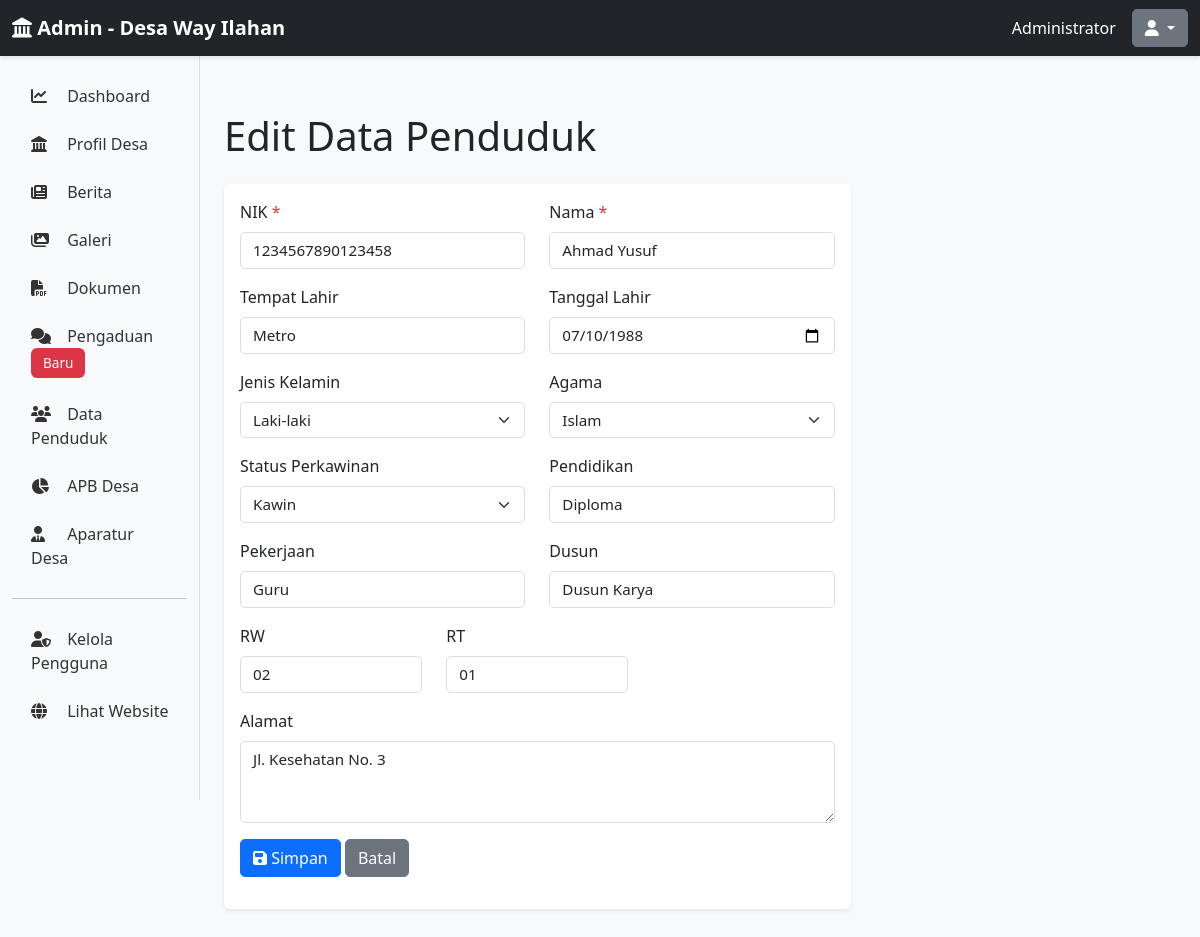
The page /admin/penduduk/3/edit (signed in) on the database its author committed.
### app/models.py (models this page shows, shortened)
class Admin(UserMixin, db.Model):
    id = db.Column(db.Integer, primary_key=True)
    username = db.Column(db.String(80), unique=True, nullable=False, index=True)
    email = db.Column(db.String(120), unique=True, nullable=False, index=True)
    password_hash = db.Column(db.String(255), nullable=False)
    full_name = db.Column(db.String(120), nullable=False)
    is_active = db.Column(db.Boolean, default=True)
    created_at = db.Column(db.DateTime, default=datetime.utcnow)
    last_login = db.Column(db.DateTime)

class DataPenduduk(db.Model):
    id = db.Column(db.Integer, primary_key=True)
    nik = db.Column(db.String(16), unique=True, nullable=False)
    nama = db.Column(db.String(120), nullable=False)
    tempat_lahir = db.Column(db.String(100))
    tanggal_lahir = db.Column(db.Date)
    jenis_kelamin = db.Column(db.String(20))
    agama = db.Column(db.String(50))
    status_perkawinan = db.Column(db.String(50))
    pendidikan = db.Column(db.String(100))
    pekerjaan = db.Column(db.String(100))
    alamat = db.Column(db.Text)
    dusun = db.Column(db.String(50))
    rw = db.Column(db.String(10))
    rt = db.Column(db.String(10))

### app/routes.py (the view, shortened to what this page needs)
@admin_bp.route('/penduduk/<int:id>/edit', methods=['GET', 'POST'])
@login_required
def edit_penduduk(id):
    data = DataPenduduk.query.get_or_404(id)
    return render_template('admin/penduduk/form.html', data=data, action='Edit')

### app/templates/admin/penduduk/form.html (shortened to what this page needs)
{% extends "admin/base.html" %}
{% block content %}
<h1 class="mt-4 mb-4">{{ action }} Data Penduduk</h1>
<div class="row">
    <div class="col-lg-8">
        <form method="POST">
            <div class="card">
                <div class="card-body">
                    <div class="row">
                        <div class="col-md-6 mb-3">
                            <label for="nik" class="form-label">NIK <span class="text-danger">*</span></label>
                            <input type="text" class="form-control" id="nik" name="nik" value="{{ data.nik if data else '' }}" required>
                        </div>
                        <div class="col-md-6 mb-3">
                            <label for="nama" class="form-label">Nama <span class="text-danger">*</span></label>
                            <input type="text" class="form-control" id="nama" name="nama" value="{{ data.nama if data else '' }}" required>
                        </div>
                    </div>
                    <div class="row">
                        <div class="col-md-6 mb-3">
                            <label for="tempat_lahir" class="form-label">Tempat Lahir</label>
                            <input type="text" class="form-control" id="tempat_lahir" name="tempat_lahir" value="{{ data.tempat_lahir if data else '' }}">
                        </div>
                        <div class="col-md-6 mb-3">
                            <label for="tanggal_lahir" class="form-label">Tanggal Lahir</label>
                            <input type="date" class="form-control" id="tanggal_lahir" name="tanggal_lahir" value="{{ data.tanggal_lahir if data else '' }}">
                        </div>
                    </div>
                    <div class="row">
                        <div class="col-md-6 mb-3">
                            <label for="jenis_kelamin" class="form-label">Jenis Kelamin</label>
                            <select class="form-select" id="jenis_kelamin" name="jenis_kelamin">
                                <option value="Laki-laki" {% if data and data.jenis_kelamin == 'Laki-laki' %}selected{% endif %}>Laki-laki</option>
                            </select>
                        </div>
                        <div class="col-md-6 mb-3">
                            <label for="agama" class="form-label">Agama</label>
                            <select class="form-select" id="agama" name="agama">
                                <option value="Islam" {% if data and data.agama == 'Islam' %}selected{% endif %}>Islam</option>
                            </select>
                        </div>
                    </div>
                    <div class="row">
                        <div class="col-md-6 mb-3">
                            <label for="status_perkawinan" class="form-label">Status Perkawinan</label>
                            <select class="form-select" id="status_perkawinan" name="status_perkawinan">
                                <option value="Kawin" {% if data and data.status_perkawinan == 'Kawin' %}selected{% endif %}>Kawin</option>
                            </select>
                        </div>
                        <div class="col-md-6 mb-3">
                            <label for="pendidikan" class="form-label">Pendidikan</label>
                            <input type="text" class="form-control" id="pendidikan" name="pendidikan" value="{{ data.pendidikan if data else '' }}">
                        </div>
                    </div>
                    <div class="row">
                        <div class="col-md-6 mb-3">
                            <label for="pekerjaan" class="form-label">Pekerjaan</label>
                            <input type="text" class="form-control" id="pekerjaan" name="pekerjaan" value="{{ data.pekerjaan if data else '' }}">
                        </div>
                        <div class="col-md-6 mb-3">
                            <label for="dusun" class="form-label">Dusun</label>
                            <input type="text" class="form-control" id="dusun" name="dusun" value="{{ data.dusun if data else '' }}">
                        </div>
                    </div>
                    <div class="row">
                        <div class="col-md-4 mb-3">
                            <label for="rw" class="form-label">RW</label>
                            <input type="text" class="form-control" id="rw" name="rw" value="{{ data.rw if data else '' }}">
                        </div>
                        <div class="col-md-4 mb-3">
                            <label for="rt" class="form-label">RT</label>
                            <input type="text" class="form-control" id="rt" name="rt" value="{{ data.rt if data else '' }}">
                        </div>
                        <div class="col-md-4 mb-3"></div>
                    </div>
                    <div class="mb-3">
                        <label for="alamat" class="form-label">Alamat</label>
                        <textarea class="form-control" id="alamat" name="alamat" rows="3">{{ data.alamat if data else '' }}</textarea>
                    </div>
                    <div class="mb-3">
                        <button type="submit" class="btn btn-primary">
                            <i class="fas fa-save"></i> Simpan
                        </button>
                        <a href="{{ url_for('admin.kelola_penduduk') }}" class="btn btn-secondary">Batal</a>
                    </div>
                </div>
            </div>
        </form>
    </div>
</div>
{% endblock %}

### app/templates/admin/base.html (shortened to what this page needs)
<!DOCTYPE html>
<html lang="id">
<head>
    <link href="https://cdn.jsdelivr.net/npm/bootstrap@5.3.0/dist/css/bootstrap.min.css" rel="stylesheet">
    <link rel="stylesheet" href="https://cdnjs.cloudflare.com/ajax/libs/font-awesome/6.4.0/css/all.min.css">
    <link rel="stylesheet" href="{{ url_for('static', filename='css/admin.css') }}">
</head>
<body>
    <nav class="navbar navbar-dark bg-dark sticky-top">
        <div class="container-fluid">
            <a class="navbar-brand" href="{{ url_for('admin.dashboard') }}">
                <i class="fas fa-landmark"></i> <strong>Admin - Desa Way Ilahan</strong>
            </a>
            <div class="d-flex align-items-center">
                <span class="text-white me-3">{{ current_user.full_name }}</span>
                <div class="dropdown">
                    <button class="btn btn-secondary dropdown-toggle" type="button" data-bs-toggle="dropdown">
                        <i class="fas fa-user"></i>
                    </button>
                </div>
            </div>
        </div>
    </nav>
    <div class="container-fluid">
        <div class="row">
            <nav class="col-md-2 d-md-block bg-light sidebar">
                <div class="position-sticky pt-3">
                    <ul class="nav flex-column">
                        <li class="nav-item">
                            <a class="nav-link" href="{{ url_for('admin.dashboard') }}">
                                <i class="fas fa-chart-line"></i> Dashboard
                            </a>
                        </li>
                        <li class="nav-item">
                            <a class="nav-link" href="{{ url_for('admin.edit_profil_desa') }}">
                                <i class="fas fa-landmark"></i> Profil Desa
                            </a>
                        </li>
                        <li class="nav-item">
                            <a class="nav-link" href="{{ url_for('admin.kelola_berita') }}">
                                <i class="fas fa-newspaper"></i> Berita
                            </a>
                        </li>
                        <li class="nav-item">
                            <a class="nav-link" href="{{ url_for('admin.kelola_galeri') }}">
                                <i class="fas fa-images"></i> Galeri
                            </a>
                        </li>
                        <li class="nav-item">
                            <a class="nav-link" href="{{ url_for('admin.kelola_dokumen') }}">
                                <i class="fas fa-file-pdf"></i> Dokumen
                            </a>
                        </li>
                        <li class="nav-item">
                            <a class="nav-link" href="{{ url_for('admin.kelola_pengaduan') }}">
                                <i class="fas fa-comments"></i> Pengaduan <span class="badge bg-danger">Baru</span>
                            </a>
                        </li>
                        <li class="nav-item">
                            <a class="nav-link" href="{{ url_for('admin.kelola_penduduk') }}">
                                <i class="fas fa-users"></i> Data Penduduk
                            </a>
                        </li>
                        <li class="nav-item">
                            <a class="nav-link" href="{{ url_for('admin.kelola_apb') }}">
                                <i class="fas fa-chart-pie"></i> APB Desa
                            </a>
                        </li>
                        <li class="nav-item">
                            <a class="nav-link" href="{{ url_for('admin.kelola_aparatur') }}">
                                <i class="fas fa-user-tie"></i> Aparatur Desa
                            </a>
                        </li>
                        <hr>
                        <li class="nav-item">
                            <a class="nav-link" href="{{ url_for('admin.kelola_pengguna') }}">
                                <i class="fas fa-user-shield"></i> Kelola Pengguna
                            </a>
                        </li>
                        <li class="nav-item">
                            <a class="nav-link" href="{{ url_for('public.index') }}">
                                <i class="fas fa-globe"></i> Lihat Website
                            </a>
                        </li>
                    </ul>
                </div>
            </nav>
            <main class="col-md-10 ms-sm-auto px-md-4">
                {% block content %}{% endblock %}
            </main>
        </div>
    </div>
</body>
</html>

### app/static/css/admin.css (style rules this page uses)
:root { --primary-color: #0d6efd; --sidebar-bg: #f8f9fa; --sidebar-border: #ddd; }
body { font-family: 'Segoe UI', Tahoma, Geneva, Verdana, sans-serif; background-color: #f8f9fa; }
.sidebar { height: calc(100vh - 56px); border-right: 1px solid var(--sidebar-border); overflow-y: auto; position: sticky; top: 56px; }
.sidebar .nav-link { color: #333; border-left: 3px solid transparent; transition: all 0.3s ease; padding: 0.75rem 1rem; }
.sidebar .nav-link i { width: 1.5rem; margin-right: 0.5rem; }
main { padding-top: 2rem; padding-bottom: 2rem; }
.navbar-dark { box-shadow: 0 2px 4px rgba(0, 0, 0, 0.1); }
.card { border: none; box-shadow: 0 2px 4px rgba(0, 0, 0, 0.08); margin-bottom: 1.5rem; transition: box-shadow 0.3s ease; }
.badge { padding: 0.5rem 0.75rem; font-size: 0.85rem; font-weight: 500; }
.btn { border-radius: 5px; font-weight: 500; transition: all 0.3s ease; }
.btn-primary { background-color: var(--primary-color); border-color: var(--primary-color); }
.form-control, .form-select { border-radius: 5px; border: 1px solid #ddd; font-size: 0.95rem; }
.form-label { font-weight: 500; margin-bottom: 0.5rem; }

### rows shown on the page
Admin: full_name "Administrator"
DataPenduduk: nik "1234567890123458", nama "Ahmad Yusuf", tempat_lahir "Metro", tanggal_lahir "07/10/1988", jenis_kelamin "Laki-laki", agama "Islam", status_perkawinan "Kawin", pendidikan "Diploma", pekerjaan "Guru", dusun "Dusun Karya", rw "02", rt "01", alamat "Jl. Kesehatan No. 3"

### other values the page prints
{{ action }} "Edit"
